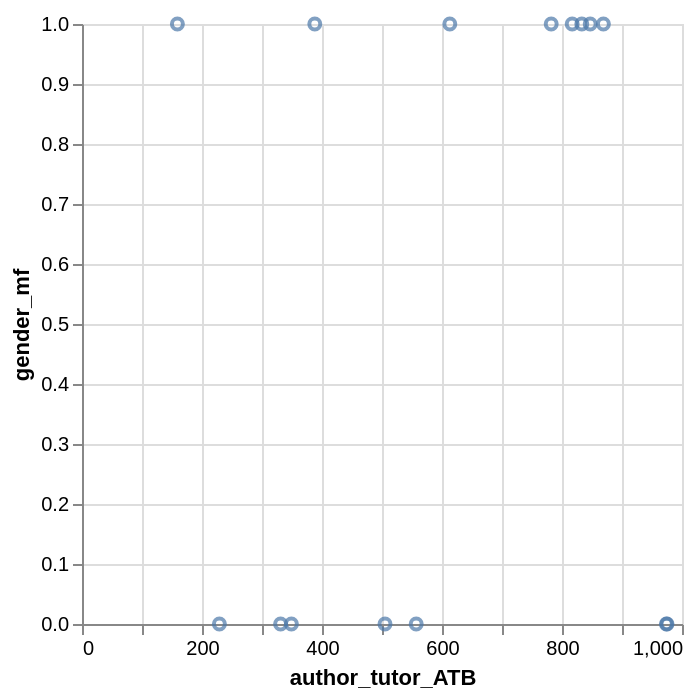

The Vega-Lite source for this figure:
### Vega-Lite specification from a JSON file in a GitHub repository (floating-point values rounded to 4 significant figures)
{"data": {"values": [{"x_data": 817, "y_data": 1}, {"x_data": 331, "y_data": 0}, {"x_data": 229, "y_data": 0}, {"x_data": 349, "y_data": 0}, {"x_data": 159, "y_data": 1}, {"x_data": 833, "y_data": 1}, {"x_data": 505, "y_data": 0}, {"x_data": 782, "y_data": 1}, {"x_data": 557, "y_data": 0}, {"x_data": 869, "y_data": 1}, {"x_data": 613, "y_data": 1}, {"x_data": 975, "y_data": 0}, {"x_data": 974, "y_data": 0}, {"x_data": 847, "y_data": 1}, {"x_data": 388, "y_data": 1}]}, "mark": "point", "encoding": {"x": {"field": "x_data", "type": "quantitative", "title": "author_tutor_ATB"}, "y": {"field": "y_data", "type": "quantitative", "title": "gender_mf"}}}
